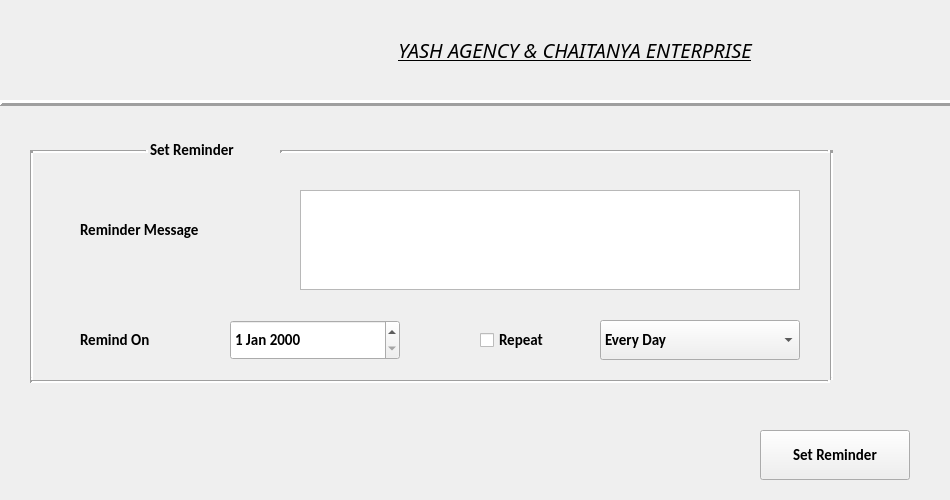
<?xml version="1.0" encoding="UTF-8"?>
<ui version="4.0">
 <class>Form</class>
 <widget class="QWidget" name="Form">
  <property name="geometry">
   <rect>
    <x>0</x>
    <y>0</y>
    <width>950</width>
    <height>500</height>
   </rect>
  </property>
  <property name="font">
   <font>
    <family>Calibri</family>
    <pointsize>11</pointsize>
    <weight>75</weight>
    <bold>true</bold>
   </font>
  </property>
  <property name="windowTitle">
   <string>Set Reminder</string>
  </property>
  <widget class="Line" name="line_2">
   <property name="geometry">
    <rect>
     <x>0</x>
     <y>95</y>
     <width>1000</width>
     <height>16</height>
    </rect>
   </property>
   <property name="frameShadow">
    <enum>QFrame::Raised</enum>
   </property>
   <property name="lineWidth">
    <number>3</number>
   </property>
   <property name="orientation">
    <enum>Qt::Horizontal</enum>
   </property>
  </widget>
  <widget class="QLabel" name="Y_2">
   <property name="geometry">
    <rect>
     <x>0</x>
     <y>0</y>
     <width>180</width>
     <height>100</height>
    </rect>
   </property>
   <property name="text">
    <string/>
   </property>
   <property name="pixmap">
    <pixmap>yash logo.jpeg</pixmap>
   </property>
   <property name="scaledContents">
    <bool>true</bool>
   </property>
  </widget>
  <widget class="QLabel" name="label_2">
   <property name="geometry">
    <rect>
     <x>210</x>
     <y>10</y>
     <width>730</width>
     <height>80</height>
    </rect>
   </property>
   <property name="font">
    <font>
     <family>News701 BT</family>
     <pointsize>15</pointsize>
     <weight>50</weight>
     <italic>true</italic>
     <bold>false</bold>
     <underline>true</underline>
    </font>
   </property>
   <property name="text">
    <string>YASH AGENCY &amp; CHAITANYA ENTERPRISE</string>
   </property>
   <property name="scaledContents">
    <bool>true</bool>
   </property>
   <property name="alignment">
    <set>Qt::AlignCenter</set>
   </property>
   <property name="wordWrap">
    <bool>false</bool>
   </property>
  </widget>
  <widget class="QDateEdit" name="dateEdit">
   <property name="geometry">
    <rect>
     <x>230</x>
     <y>320</y>
     <width>170</width>
     <height>40</height>
    </rect>
   </property>
  </widget>
  <widget class="QCheckBox" name="checkBox">
   <property name="geometry">
    <rect>
     <x>480</x>
     <y>320</y>
     <width>101</width>
     <height>40</height>
    </rect>
   </property>
   <property name="text">
    <string>Repeat</string>
   </property>
  </widget>
  <widget class="QComboBox" name="comboBox">
   <property name="geometry">
    <rect>
     <x>600</x>
     <y>320</y>
     <width>200</width>
     <height>40</height>
    </rect>
   </property>
   <item>
    <property name="text">
     <string>Every Day</string>
    </property>
   </item>
   <item>
    <property name="text">
     <string>7 Days</string>
    </property>
   </item>
   <item>
    <property name="text">
     <string>15 Days</string>
    </property>
   </item>
   <item>
    <property name="text">
     <string>1 Month</string>
    </property>
   </item>
   <item>
    <property name="text">
     <string>3 Months</string>
    </property>
   </item>
   <item>
    <property name="text">
     <string>6 Months</string>
    </property>
   </item>
   <item>
    <property name="text">
     <string>1 Year</string>
    </property>
   </item>
  </widget>
  <widget class="QLabel" name="label">
   <property name="geometry">
    <rect>
     <x>80</x>
     <y>320</y>
     <width>110</width>
     <height>40</height>
    </rect>
   </property>
   <property name="text">
    <string>Remind On</string>
   </property>
  </widget>
  <widget class="QLabel" name="label_3">
   <property name="geometry">
    <rect>
     <x>80</x>
     <y>210</y>
     <width>180</width>
     <height>40</height>
    </rect>
   </property>
   <property name="text">
    <string>Reminder Message</string>
   </property>
  </widget>
  <widget class="QTextEdit" name="textEdit">
   <property name="geometry">
    <rect>
     <x>300</x>
     <y>190</y>
     <width>500</width>
     <height>100</height>
    </rect>
   </property>
  </widget>
  <widget class="QLabel" name="label_4">
   <property name="geometry">
    <rect>
     <x>150</x>
     <y>130</y>
     <width>150</width>
     <height>40</height>
    </rect>
   </property>
   <property name="font">
    <font>
     <pointsize>11</pointsize>
    </font>
   </property>
   <property name="text">
    <string>Set Reminder</string>
   </property>
  </widget>
  <widget class="QPushButton" name="pushButton">
   <property name="geometry">
    <rect>
     <x>760</x>
     <y>430</y>
     <width>150</width>
     <height>50</height>
    </rect>
   </property>
   <property name="text">
    <string>Set Reminder</string>
   </property>
  </widget>
  <widget class="Line" name="line">
   <property name="geometry">
    <rect>
     <x>30</x>
     <y>150</y>
     <width>118</width>
     <height>3</height>
    </rect>
   </property>
   <property name="lineWidth">
    <number>3</number>
   </property>
   <property name="orientation">
    <enum>Qt::Horizontal</enum>
   </property>
  </widget>
  <widget class="Line" name="line_3">
   <property name="geometry">
    <rect>
     <x>280</x>
     <y>150</y>
     <width>550</width>
     <height>3</height>
    </rect>
   </property>
   <property name="lineWidth">
    <number>3</number>
   </property>
   <property name="orientation">
    <enum>Qt::Horizontal</enum>
   </property>
  </widget>
  <widget class="Line" name="line_4">
   <property name="geometry">
    <rect>
     <x>30</x>
     <y>380</y>
     <width>800</width>
     <height>3</height>
    </rect>
   </property>
   <property name="lineWidth">
    <number>3</number>
   </property>
   <property name="orientation">
    <enum>Qt::Horizontal</enum>
   </property>
  </widget>
  <widget class="Line" name="line_5">
   <property name="geometry">
    <rect>
     <x>30</x>
     <y>150</y>
     <width>3</width>
     <height>230</height>
    </rect>
   </property>
   <property name="lineWidth">
    <number>3</number>
   </property>
   <property name="orientation">
    <enum>Qt::Vertical</enum>
   </property>
  </widget>
  <widget class="Line" name="line_6">
   <property name="geometry">
    <rect>
     <x>830</x>
     <y>150</y>
     <width>3</width>
     <height>230</height>
    </rect>
   </property>
   <property name="lineWidth">
    <number>3</number>
   </property>
   <property name="orientation">
    <enum>Qt::Vertical</enum>
   </property>
  </widget>
 </widget>
 <resources/>
 <connections/>
</ui>
